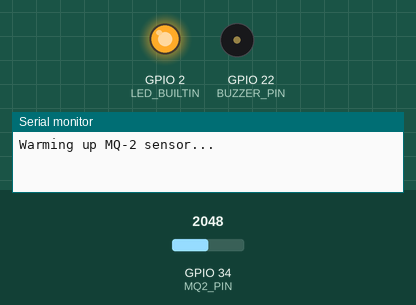
The sketch below on a simulated ESP32. Shown: output pins drawn as LEDs (lit = HIGH), buzzer (waves = sounding, pin HIGH), the last lines printed to the serial monitor. The inputs (shaded band) are chosen by the test bench; at power-on: GPIO 34 (MQ2_PIN) = 2048. At 37.4 s the program puts the board to deep sleep or switches it off; the recording ends there.

Above: at 0.1 s.
At 29.6 s:
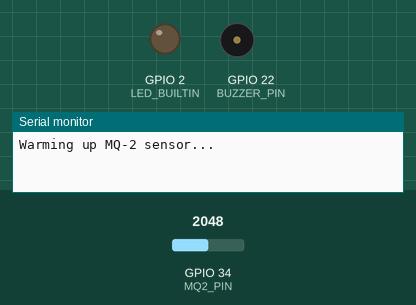
At 35.4 s:
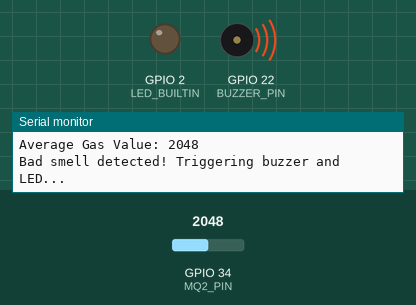
Timing chart, 0 to 37.4 s (numbered marks = the images above):
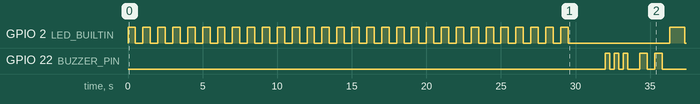

Measured:
- by itself, GPIO 2 (LED_BUILTIN): goes 29 × (HIGH 0.50 s, LOW 0.50 s), HIGH 0.50 s, LOW 6.8 s, HIGH 1.0 s, then LOW
- by itself, GPIO 22 (BUZZER_PIN): LOW → HIGH at 32.0 s, → LOW 0.30 s later, → HIGH 0.30 s later, → LOW 0.30 s later, … (10 changes in this stretch)

The sketch:

tongsampah.ino
```cpp
// ESP32-CAM + MQ135 + Buzzer + LED + Deep Sleep (Enhanced Version)

#define MQ2_PIN 34       // Analog input pin for MQ-135
#define BUZZER_PIN 22      // GPIO pin for buzzer
#define LED_BUILTIN 2      // Onboard LED for ESP32

#define GAS_THRESHOLD 300  // Set threshold value (adjust after testing)
#define uS_TO_S_FACTOR 1000000  // Conversion factor for seconds to microseconds
#define TIME_TO_SLEEP 300       // 5 minutes in seconds
#define WARMUP_TIME 30000       // Sensor warm-up time in milliseconds
#define NUM_READINGS 10         // Number of readings to average

void longBuzzNotification() {
  for (int i = 0; i < 3; i++) {
    digitalWrite(BUZZER_PIN, HIGH);
    delay(300);
    digitalWrite(BUZZER_PIN, LOW);
    delay(300);
  }
  delay(500);
  for (int i = 0; i < 2; i++) {
    digitalWrite(BUZZER_PIN, HIGH);
    delay(500);
    digitalWrite(BUZZER_PIN, LOW);
    delay(500);
  }
}

void setup() {
  Serial.begin(115200);
  pinMode(BUZZER_PIN, OUTPUT);
  pinMode(LED_BUILTIN, OUTPUT);
  digitalWrite(BUZZER_PIN, LOW);
  digitalWrite(LED_BUILTIN, LOW);

  Serial.println("Warming up MQ-2 sensor...");
  unsigned long warmupStart = millis();
  bool ledState = false;
  while (millis() - warmupStart < WARMUP_TIME) {
    ledState = !ledState;
    digitalWrite(LED_BUILTIN, ledState);
    delay(500);
  }
  digitalWrite(LED_BUILTIN, LOW);
  Serial.println("Sensor ready.");

  // Read gas multiple times to average
  int totalGas = 0;
  for (int i = 0; i < NUM_READINGS; i++) {
    int val = analogRead(MQ2_PIN);
    totalGas += val;
    delay(200);
  }
  int avgGasValue = totalGas / NUM_READINGS;
  Serial.print("Average Gas Value: ");
  Serial.println(avgGasValue);

  if (avgGasValue > GAS_THRESHOLD) {
    Serial.println("Bad smell detected! Triggering buzzer and LED...");
    longBuzzNotification();
    digitalWrite(LED_BUILTIN, HIGH);
    delay(1000);
    digitalWrite(LED_BUILTIN, LOW);
  }

  // Deep sleep
  esp_sleep_enable_timer_wakeup(TIME_TO_SLEEP * uS_TO_S_FACTOR);
  Serial.println("Entering deep sleep for 5 minutes...");
  delay(100);
  esp_deep_sleep_start();
}

void loop() {
  // Not used due to deep sleep
}
```
